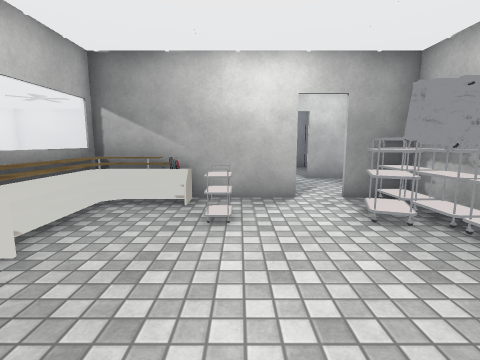
view 1 (above)

20 first-person views from a walk through a 3-D level made in the Unity game engine. The camera is 1.4 m above the floor, tilts 8° down and sees 85° across. The floor is counted in squares, 1 m on a side. Each view is taken from the middle of a square. On the plan, view 1 faces up. The plan holds only what a view shows up to about 13 squares ahead; the rest is blank. The place goes on beyond the plan. The player is left out. Some animated figures are left out. Door leaves are left out, so doorways stand open. Some surface patterns are stand-ins.

view 2
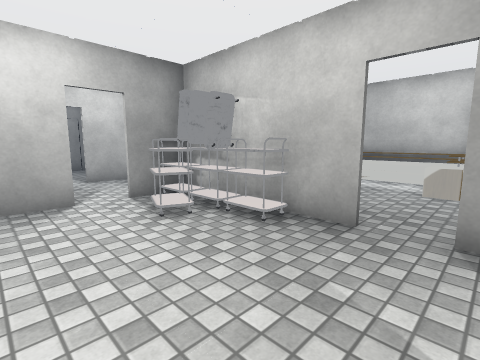

view 3
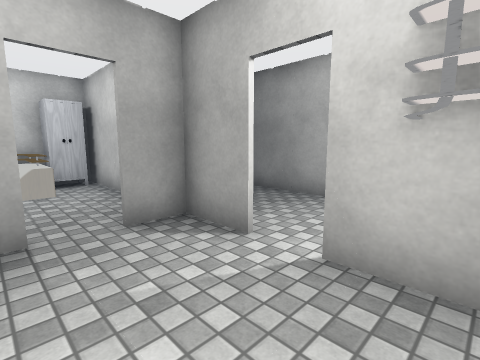

view 4
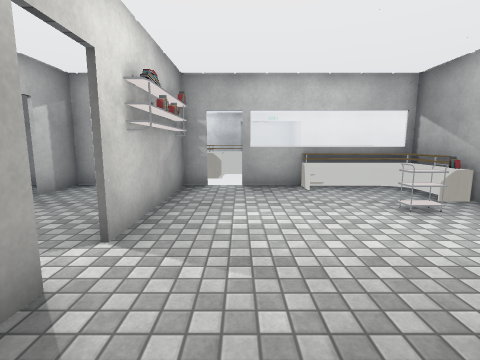

view 5
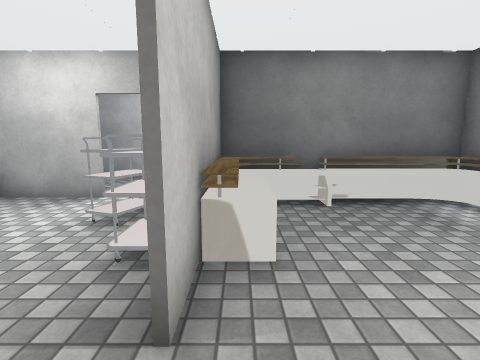

view 6
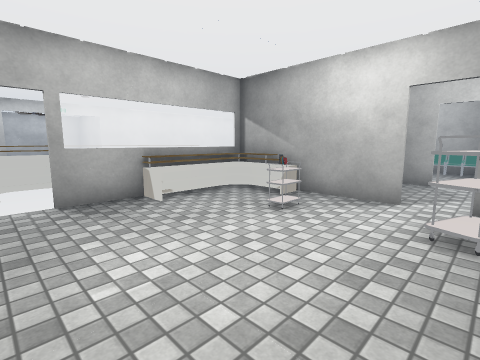

view 7
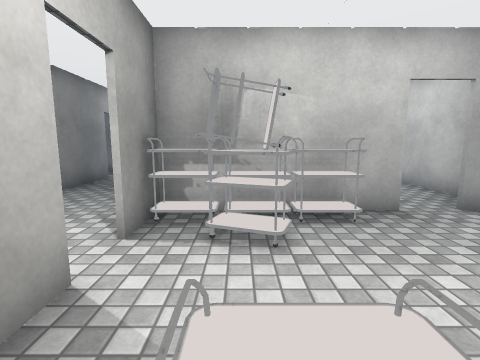

view 8
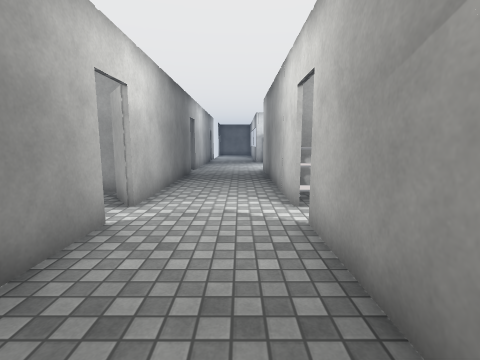

view 9
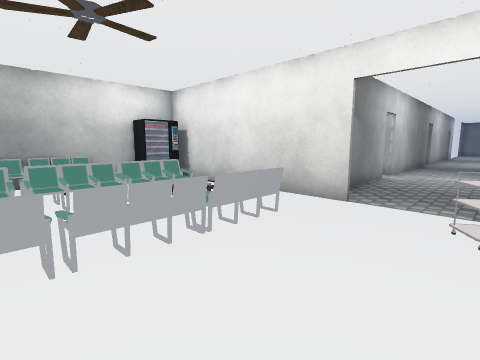

view 10
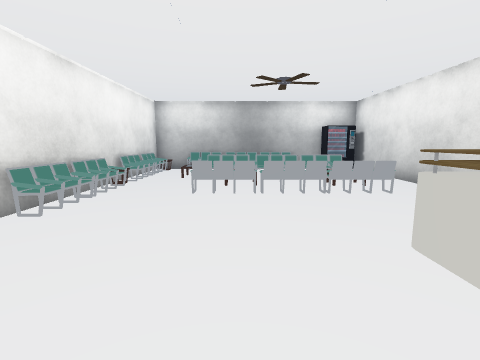

view 11
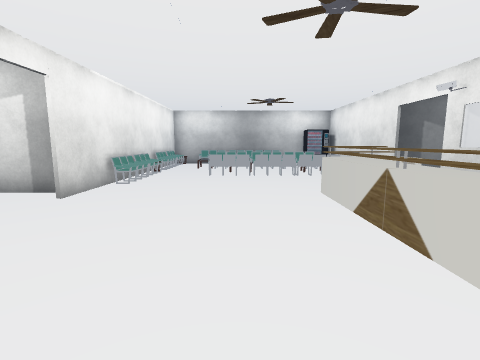

view 12
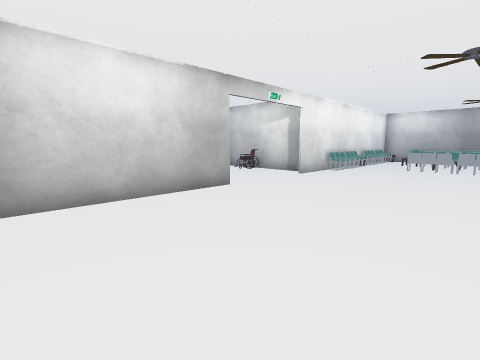

view 13
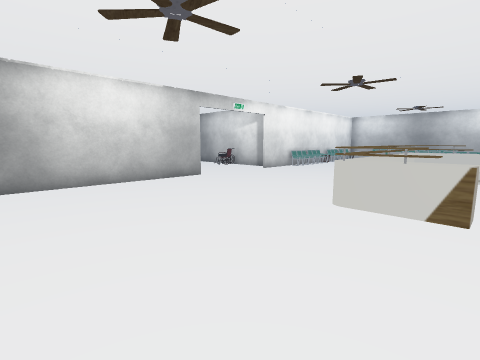

view 14
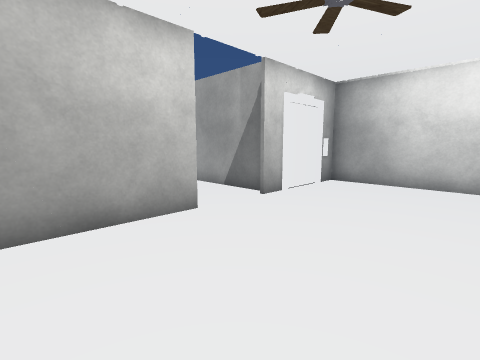

view 15
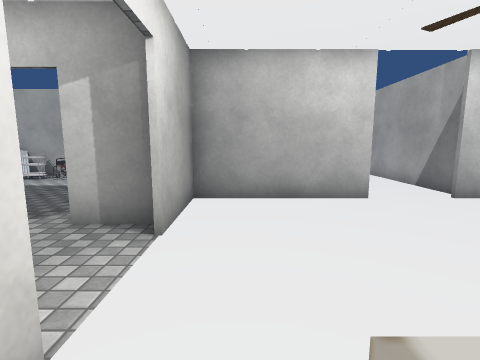

view 16
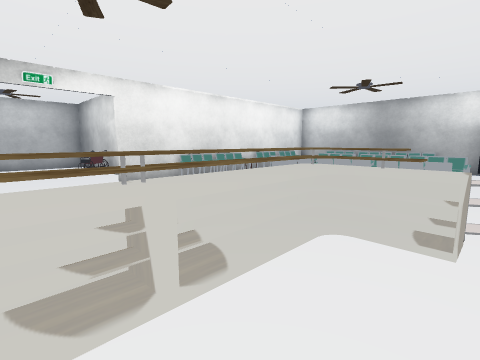

view 17
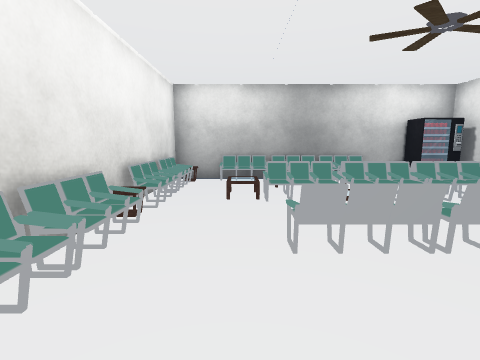

view 18
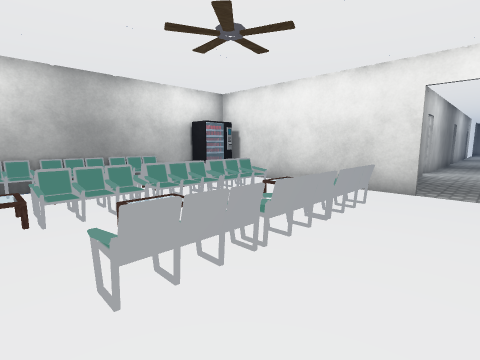

view 19
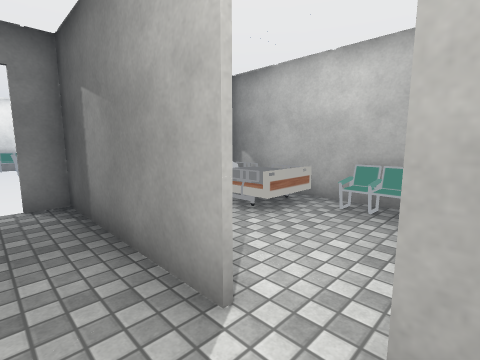

view 20
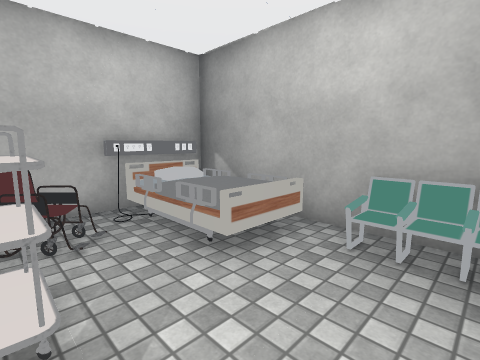

### Floor plan
Points are (right, up) in squares from view 1. A wall is a line through its corners. A room is listed if a view was taken in it or the views show most of it. See-through windows are left out.
Room 1 (views 1, 2, 3, 4, 5, 6, 7)
walls: (4.5, 2.5) (4.5, 1.6); (4.4, 1.6) (4.4, 2.4); (2.6, -0.9) (10.5, -0.9); (1.5, 6.7) (-3.7, 6.7) (-3.7, 1); (4.4, -0.9) (4.4, 0.4); (-3.7, 0) (-3.7, -0.9) (1.5, -0.9); (10.5, 6.7) (2.6, 6.7)
ways out: open door at (-4, 0.5) to room 2; opening at (2, 7) to room 3; open door at (2, -1)
objects: desk (-3, 3) to (-3, 6); other object (-2, 6); desk (-1, 6); other object (0, 5); other object (3, 4) to (3, 5); other object (4, 3); other object (4, 4); other object (4, 5); other object (4, 6); desk (5, 3) to (6, 6); desk (7, 5) to (10, 6); desk (8, 1) to (10, 4); closet (10, 0)
Room 2 (views 8, 9, 10, 11, 12, 13, 14, 15, 16, 17, 18)
walls: (-15.1, 6.3) (-16.5, 6.3); (-14.5, 1.1) (-14.5, -6.6) (-10.5, -6.6); (-3.8, 5.6) (-3.8, 7.1); (-3.8, 9.5) (-3.8, 17); (-2.4, 10.4) (-3.7, 10.4); (-8.4, -6.6) (-3.8, -6.6) (-3.8, -3.8); (-5.5, 17.3) (-14.5, 17.3) (-14.5, 5.5)
ways out: open door at (-4, 0.5) to room 1; opening at (-3.5, 8.5) to room 5; opening at (-9.5, -7); opening at (-4, -2.5)
objects: chair (-14, 9); chair (-14, 10); chair (-14, 14); chair (-14, 15); chair (-12, 17); chair (-11, 10) to (-10, 10); chair (-11, 13); chair (-10, 14); chair (-10, 17); chair (-9, 10) to (-8, 10); chair (-9, 13) to (-8, 13); chair (-9, 14); desk (-7, 0) to (-6, 3); desk (-7, 4) to (-6, 7); chair (-7, 10) to (-6, 10); chair (-7, 17); chair (-6, 13); chair (-6, 14); other object (-5, 7); other object (-5, 16) to (-5, 17)
Room 3 (view 19)
walls: (9.6, 10.4) (2.5, 10.4); (2.6, 6.8) (9.7, 6.8)
ways out: opening at (2, 7) to room 1; opening at (2, 10) to room 4; opening at (0.5, 8.5) to room 5; opening at (10, 10)
Room 4 (view 20)
walls: (0.5, 15.2) (-3.7, 15.2) (-3.7, 11.2); (2.5, 10.4) (3.7, 11.2); (3.4, 15.2) (1.4, 15.2)
ways out: opening at (2, 10) to room 3; opening at (-1.5, 10) to room 5
objects: other object (-3, 11) to (-2, 11); bed (-3, 13) to (0, 14); other object (-1, 11) to (0, 11); chair (1, 14) to (2, 15)
Room 5 (no view inside)
walls: (-1.9, 6.8) (1.5, 6.8); (1.5, 10.4) (-0.6, 10.4); (-3.7, 10.4) (-3.7, 9.5)
ways out: opening at (-3.5, 8.5) to room 2; opening at (0.5, 8.5) to room 3; opening at (-1.5, 10) to room 4

Positions as (right, up) in squares from view 1, and headings:
1: (0, 0), facing up
2: (0, 0), facing up-right
3: (0, 2), facing down-right
4: (5, 1), facing left
5: (5, 0), facing up
6: (3, 0), facing up-left
7: (-1, 5), facing right
8: (-3, 8), facing right
9: (-10, 7), facing up-right
10: (-10, 3), facing up
11: (-10, -1), facing up
12: (-8, -5), facing up-left
13: (-5, -6), facing up-left
14: (-5, -2), facing down-left
15: (-5, 0), facing down
16: (-5, 2), facing up-left
17: (-12, 7), facing up
18: (-12, 8), facing up-right
19: (3, 9), facing up-left
20: (2, 11), facing up-left
